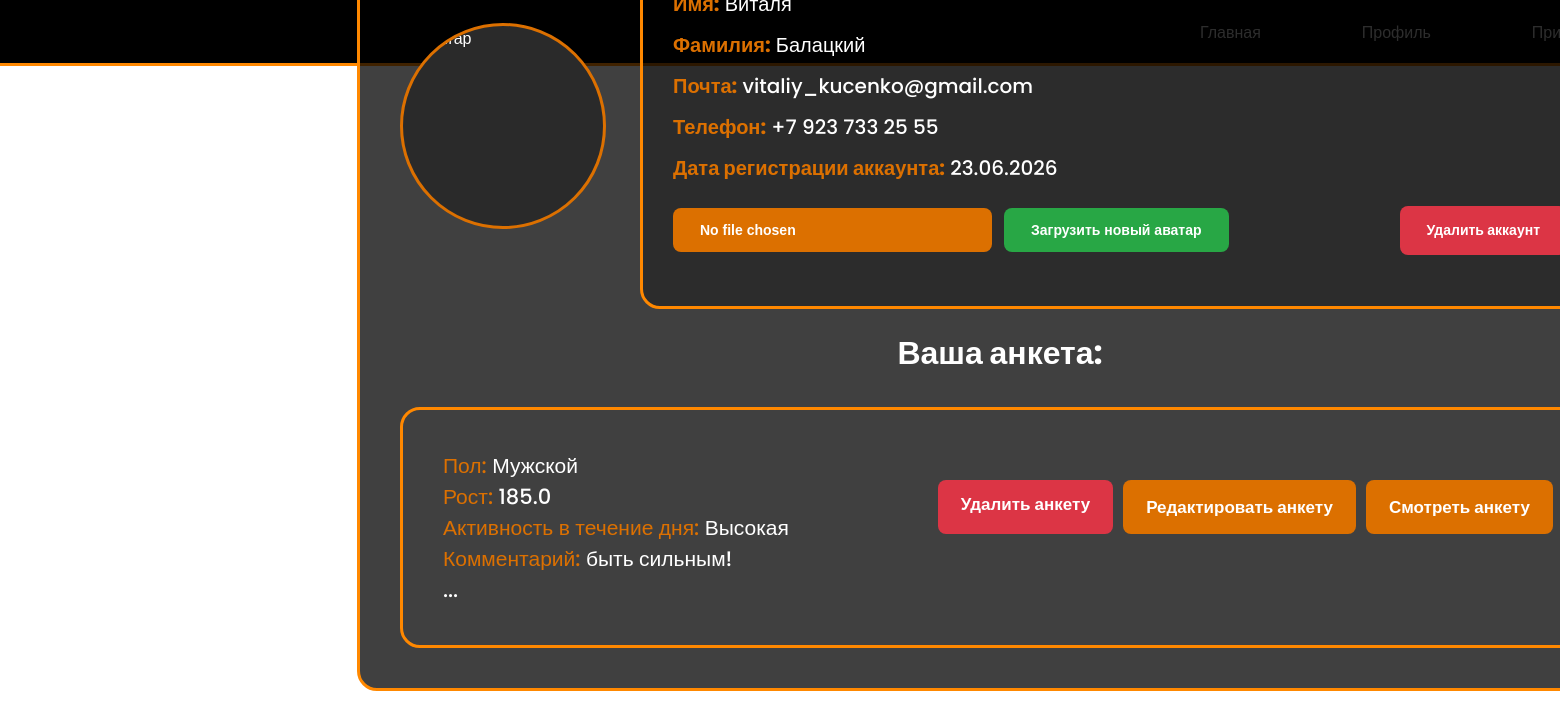
/profile/ (signed in), run on the app's committed database.
### app/models.py (models this page shows, shortened)
class Users(UserMixin, db.Model):
    id = db.Column(db.Integer, primary_key=True)
    name = db.Column(db.String(50), nullable=False)
    surname = db.Column(db.String(80), nullable=False)
    password_hash = db.Column(db.String(255), nullable=False)
    mail = db.Column(db.String(100), nullable=False)
    phone = db.Column(db.String(100), nullable=False)
    type_of_user = db.Column(db.String(10), default="user")
    avatar = db.Column(db.String(50), default="default.png")
    date = db.Column(db.DateTime, default=datetime.now)
    pr = db.relationship("Questionnaire", backref = "users", uselist = False)
    @property
    def is_active(self):
        return self.mail

class Questionnaire(db.Model):
    id_of_user = db.Column(db.Integer, ForeignKey('users.id'))
    pr_key = db.Column(db.Integer, primary_key=True)
    age = db.Column(db.Integer, nullable=False)
    gender = db.Column(db.String(50), nullable=False)
    height = db.Column(db.Float, nullable=False)
    weight = db.Column(db.Float, nullable=False)
    target_weight = db.Column(db.Float, nullable=False)
    target_of_training = db.Column(db.String(750), nullable=False)
    experience_of_training = db.Column(db.Integer, nullable=False)
    active_in_the_day = db.Column(db.String(40), nullable = False)
    photo_of_target_body = db.Column(db.String, nullable=False)
    health_problems = db.Column(db.String(1000), nullable=False)
    Report = db.Column(db.String, nullable=False)
    user_date = db.Column(db.DateTime, default=datetime.now)

### app/routes/profile.py (the view)
@profile.route("/")
@login_required
def profile_of_user():
    info = Users.query.get(current_user.id)
    info_quest = info.pr
    return render_template("profile.html", quest_list = info_quest)

### app/models.py (called while the page is built)
@app.after_request
def add_header(response):
    response.headers["Content-Security-Policy"] = "default-src 'self'"
    response.headers["X-Content-Type-Options"] = "nosniff"
    response.headers["X-Frame-Options"] = "SAMEORIGIN"
    response.headers["X-XSS-Protection"] = "1; mode=block"
    return response

@login_manager.user_loader
def load_user(user_id):
    return Users.query.get(int(user_id))

### app/templates/profile.html (shortened to what this page needs)
{% extends "base.html" %}
{% block body_class %}pr-bg{% endblock %}
{% block body %}
<div class="profile--info">
    <div class="box">
        <div class="profile-layout">
            <div class="photo">
                <div class="profile-ava">
                    <img src="{{url_for('profile.show_avatar')}}" alt="Аватар">
                </div>
            </div>
            <div class="inform">
                <p><span class="orange-text-profile">Имя:</span> {{current_user.name}}</p>
                <p><span class="orange-text-profile">Фамилия:</span> {{current_user.surname}}</p>
                <p><span class="orange-text-profile">Почта:</span> {{current_user.mail}}</p>
                <p><span class="orange-text-profile">Телефон:</span> {{current_user.phone}}</p>
                <p><span class="orange-text-profile">Дата регистрации аккаунта:</span>
                    {{current_user.date.strftime("%d.%m.%Y")}}</p>
                <form action="{{url_for('profile.upload_avatar')}}" method="POST" enctype="multipart/form-data">
                    <div class="form-actions">
                        <input type="file" name="file">
                        <input type="submit" value="Загрузить новый аватар">
                        <a href='{{url_for("delete_user.confirm_to_delete") }}' class="btn btn-danger">Удалить
                            аккаунт</a>
                    </div>
                </form>
            </div>
        </div>
        {% if current_user.id == quest_list.id_of_user %}
        <div class="box-quest">
            <h1>Ваша анкета:</h1>
            <div class="show-quest">
                <div class="data">
                    <p><span class="orange-text-profile">Пол:</span> {{quest_list.gender}}</p>
                    <p><span class="orange-text-profile">Рост:</span> {{quest_list.height}}</p>
                    <p><span class="orange-text-profile">Активность в течение дня:</span>
                        {{quest_list.active_in_the_day}}
                    </p>
                    <p><span class="orange-text-profile">Комментарий:</span> {{quest_list.Report}}</p>
                    <p>...</p>
                </div>
                <div class="buttons">
                    <a href="{{url_for('delete_profile.confirm_to_delete')}}" class="btn-danger">Удалить анкету</a>
                    <a href='{{url_for("edit_pr.edit_profile") }}' class="btn">Редактировать анкету</a>
                    <a href='{{url_for("profile.show_profile_user") }}' class="btn">Смотреть анкету</a>
                </div>
            </div>
        </div>
        {% endif %}
    </div>
</div>
{% endblock %}

### app/static/css/main.css (style rules this page uses)
* { margin: 0; padding: 0; }
body { font-family: "Poppins", sans-serif; font-weight: 400; color: #fff; }
a { text-decoration: none; }
body.pr-bg { background-image: url('/static/img_for_site/pr.jpg'); background-size: cover; background-position: center; background-attachment: fixed; overflow: hidden; height: 100vh; }
img { max-width: 100%; }
.profile--info { display: flex; justify-content: center; align-items: center; min-height: 100vh; padding: 40px 20px; box-sizing: border-box; }
.profile--info .box { width: 100%; max-width: 1200px; padding: 40px; background: rgba(0, 0, 0, 0.75); border-radius: 20px; border: 3px solid rgb(255, 136, 0); margin-top: -400px; }
.box h1 { text-align: center; padding-bottom: 30px; color: #fff; font-size: 32px; }
.profile-layout { display: flex; gap: 40px; align-items: flex-start; }
.photo { flex-shrink: 0; width: 200px; height: 200px; margin-top: 60px; }
.profile-ava { width: 200px; height: 200px; border-radius: 50%; overflow: hidden; border: 3px solid #DC7000; background: #2a2a2a; }
.profile-ava img { width: 100%; height: 100%; object-fit: cover; display: block; }
.inform { flex: 1; padding: 20px 30px; border-radius: 20px; border: 3px solid rgb(255, 136, 0); min-height: 300px; background: rgba(0, 0, 0, 0.3); }
.inform p { line-height: 1.8; color: #fff; font-size: 20px; font-weight: 500; margin-bottom: 5px; }
.inform .orange-text-profile { color: #DC7000; font-weight: 700; font-size: 20px; }
.inform form { margin-top: 20px; }
.form-actions { display: flex; flex-wrap: wrap; align-items: center; gap: 12px; margin-top: 15px; }
.inform input[type="file"] { padding: 14px 27px; background: #DC7000; color: #fff; border: none; border-radius: 8px; cursor: pointer; font-size: 14px; font-weight: 600; transition: all 500ms ease; }
.inform input[type="submit"] { padding: 14px 27px; background: #28a745; color: #fff; border: none; border-radius: 8px; cursor: pointer; font-size: 14px; font-weight: 600; transition: all 500ms ease; }
.inform .btn-danger { padding: 14px 27px; background: #dc3545; color: #fff; border: none; border-radius: 8px; cursor: pointer; font-size: 14px; font-weight: 600; text-decoration: none; transition: all 500ms ease; margin-left: auto; }
.box-quest h1 { padding-top: 20px; text-align: center; }
.box-quest .show-quest { width: 92.5%; padding: 40px; border-radius: 20px; border: 3px solid rgb(255, 136, 0); display: flex; flex-wrap: wrap; gap: 10px 20px; align-items: flex-start; }
.data { flex: 1; min-width: 200px; }
.show-quest .btn { padding: 14px 23px; background: #DC7000; color: #fff; border: none; border-radius: 8px; cursor: pointer; font-size: 17px; font-weight: 600; text-decoration: none; transition: all 500ms ease; }
.show-quest .orange-text-profile { color: #DC7000; font-weight: 500; font-size: 21px; }
.show-quest p { font-size: 21px; font-weight: 500; }
.buttons .btn-danger { display: inline-block; padding: 14px 23px; background: #dc3545; color: #fff; border: none; border-radius: 8px; cursor: pointer; font-size: 17px; font-weight: 600; text-decoration: none; transition: all 500ms ease; line-height: 1.2; white-space: nowrap; }
.buttons { display: flex; justify-content: flex-end; gap: 10px; flex-wrap: wrap; margin-left: auto; margin-top: 30px; }

### data on the page
Users: surname "Балацкий", mail "vitaliy_kucenko@gmail.com", phone "+7 923 733 25 55", date "23.06.2026"
Questionnaire: gender "Мужской", height "185.0", active_in_the_day "Высокая", Report "быть сильным!"
